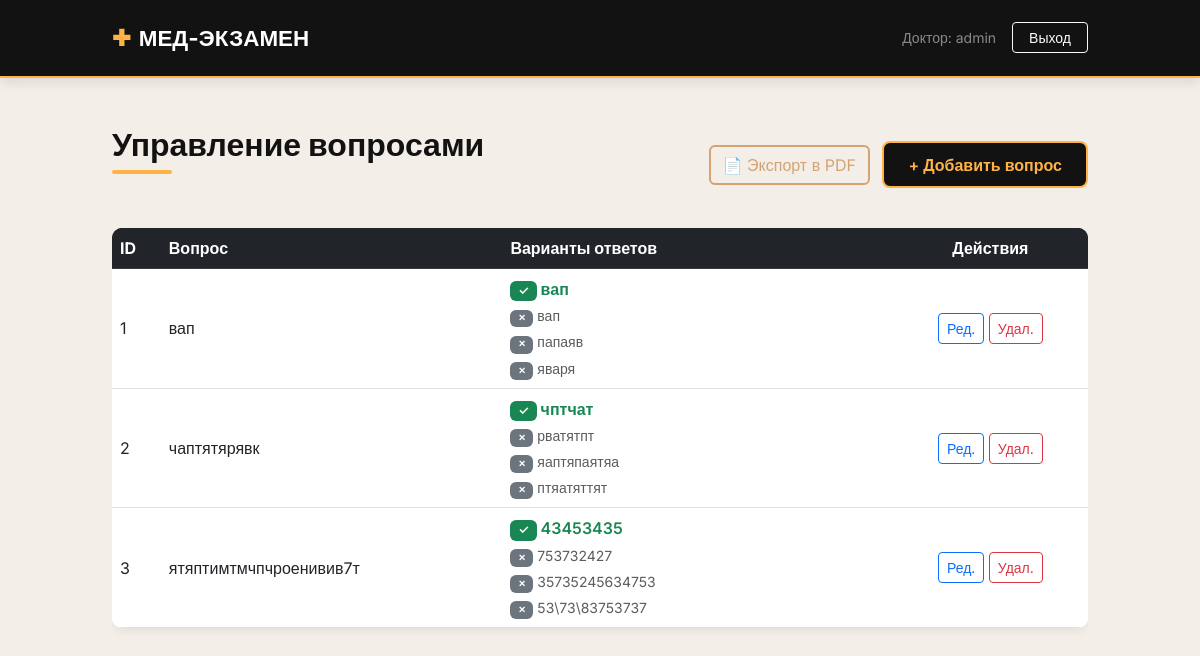
The page /admin (signed in) on the database its author committed.
### main.py (models this page shows)
class User(UserMixin, db.Model):
    id = db.Column(db.Integer, primary_key=True)
    username = db.Column(db.String(150), unique=True, nullable=False)
    password_hash = db.Column(db.String(150), nullable=False)

class Question(db.Model):
    id = db.Column(db.Integer, primary_key=True)
    text = db.Column(db.Text, nullable=False)
    correct_answer = db.Column(db.String(255), nullable=False)
    wrong_answer_1 = db.Column(db.String(255), nullable=False)
    wrong_answer_2 = db.Column(db.String(255), nullable=False)
    wrong_answer_3 = db.Column(db.String(255), nullable=False)
    fix_a = db.Column(db.Boolean, default=False)

### main.py (the view)
@app.route('/admin')
@login_required
def admin():
    questions = Question.query.all()
    return render_template('admin.html', questions=questions)

### main.py (called while the page is built)
@login_manager.user_loader
def load_user(user_id):
    return User.query.get(int(user_id))

### templates/admin.html (shortened to what this page needs)
{% extends "base.html" %}
{% block content %}
<div class="d-flex justify-content-between align-items-center mb-4">
    <h2>Управление вопросами</h2>
    <div>
        <button type="button" class="btn btn-outline-secondary me-2" data-bs-toggle="modal" data-bs-target="#exportModal">
            📄 Экспорт в PDF
        </button>
        <a href="{{ url_for('add_question') }}" class="btn btn-primary">
            + Добавить вопрос
        </a>
    </div>
</div>
{% if questions %}
    <div class="table-responsive">
        <table class="table table-hover bg-white" style="border-radius: 10px; overflow: hidden; box-shadow: 0 4px 6px rgba(0,0,0,0.05);">
            <thead class="table-dark">
                <tr>
                    <th width="5%">ID</th>
                    <th width="35%">Вопрос</th>
                    <th width="40%">Варианты ответов</th>
                    <th width="20%" class="text-center">Действия</th>
                </tr>
            </thead>
            <tbody>
                {% for q in questions %}
                <tr>
                    <td class="align-middle">{{ q.id }}</td>
                    <td class="align-middle">{{ q.text[:80] }}{% if q.text|length > 80 %}...{% endif %}</td>
                    <td class="align-middle">
                        <div class="mb-1 text-success fw-semibold"><span class="badge bg-success me-1">✓</span>{{ q.correct_answer }}</div>
                        <div class="text-muted small mb-1"><span class="badge bg-secondary me-1">✗</span>{{ q.wrong_answer_1 }}</div>
                        <div class="text-muted small mb-1"><span class="badge bg-secondary me-1">✗</span>{{ q.wrong_answer_2 }}</div>
                        <div class="text-muted small"><span class="badge bg-secondary me-1">✗</span>{{ q.wrong_answer_3 }}</div>
                    </td>
                    <td class="align-middle text-center">
                        <a href="{{ url_for('edit_question', id=q.id) }}" class="btn btn-sm btn-outline-primary">Ред.</a>
                        <form action="{{ url_for('delete_question', id=q.id) }}" method="POST" class="d-inline" onsubmit="return confirm('Вы уверены, что хотите удалить этот вопрос?');">
                            <button type="submit" class="btn btn-sm btn-outline-danger">Удал.</button>
                        </form>
                    </td>
                </tr>
                {% endfor %}
            </tbody>
        </table>
    </div>
{% else %}
    <div class="alert alert-warning text-center p-5">
        <h4>Нет добавленных вопросов</h4>
        <p>Нажмите кнопку «Добавить вопрос», чтобы создать свой первый вопрос для теста.</p>
        <a href="{{ url_for('add_question') }}" class="btn btn-primary mt-2">Добавить первый вопрос</a>
    </div>
{% endif %}
{% endblock %}

### templates/base.html (shortened to what this page needs)
<!DOCTYPE html>
<html lang="ru">
<head>
    <link href="https://cdn.jsdelivr.net/npm/bootstrap@5.3.0/dist/css/bootstrap.min.css" rel="stylesheet">
</head>
<body>
    <nav class="navbar navbar-expand-lg navbar-dark mb-5">
        <div class="container">
            <a class="navbar-brand" href="{{ url_for('admin') }}">
                ✚ <span>МЕД-ЭКЗАМЕН</span>
            </a>
            <div class="ms-auto d-flex align-items-center">
                {% if current_user.is_authenticated %}
                    <span class="text-white-50 me-3 d-none d-md-inline small">Доктор: {{ current_user.username }}</span>
                    <a href="{{ url_for('logout') }}" class="btn btn-sm btn-outline-light px-3">Выход</a>
                {% endif %}
            </div>
        </div>
    </nav>
    <div class="container mb-5">
        {% block content %}{% endblock %}
    </div>
</body>
</html>

### templates/base.html (style rules this page uses)
:root { --med-bg: #f4eee8; --med-dark: #121212; --med-accent: #d4a373; --med-gold: #ffb347; --med-white: #ffffff; }
body { font-family: 'Inter', sans-serif; background-color: var(--med-bg); color: var(--med-dark); min-height: 100vh; }
.navbar { background-color: var(--med-dark) !important; border-bottom: 2px solid var(--med-gold); padding: 1rem 0; box-shadow: 0 4px 12px rgba(0,0,0,0.1); }
.navbar-brand { font-weight: 700; font-size: 1.4rem; color: var(--med-gold) !important; display: flex; align-items: center; }
.navbar-brand span { color: white; margin-left: 8px; }
.container { max-width: 1000px; }
.btn-primary { background-color: var(--med-dark); border: 2px solid var(--med-gold); color: var(--med-gold); border-radius: 8px; padding: 0.6rem 1.5rem; font-weight: 600; transition: all 0.3s cubic-bezier(0.4, 0, 0.2, 1); }
.btn-outline-secondary { border-color: var(--med-accent); color: var(--med-accent); border-width: 2px; }
h2 { font-weight: 800; position: relative; padding-bottom: 10px; margin-bottom: 30px; }
h2::after { content: ""; position: absolute; left: 0; bottom: 0; width: 60px; height: 4px; background-color: var(--med-gold); border-radius: 2px; }
.table thead { background-color: var(--med-dark); color: white; }

### rows shown on the page
User: username "admin"
Question: id "1", text "вап", correct_answer "вап", wrong_answer_1 "вап", wrong_answer_2 "папаяв", wrong_answer_3 "яваря"
Question: id "2", text "чаптятярявк", correct_answer "чптчат", wrong_answer_1 "рватятпт", wrong_answer_2 "яаптяпаятяа", wrong_answer_3 "птяатяттят"
Question: id "3", text "ятяптимтмчпчроенивив7т", correct_answer "43453435", wrong_answer_1 "753732427", wrong_answer_2 "35735245634753", wrong_answer_3 "53\\73\\83753737"
